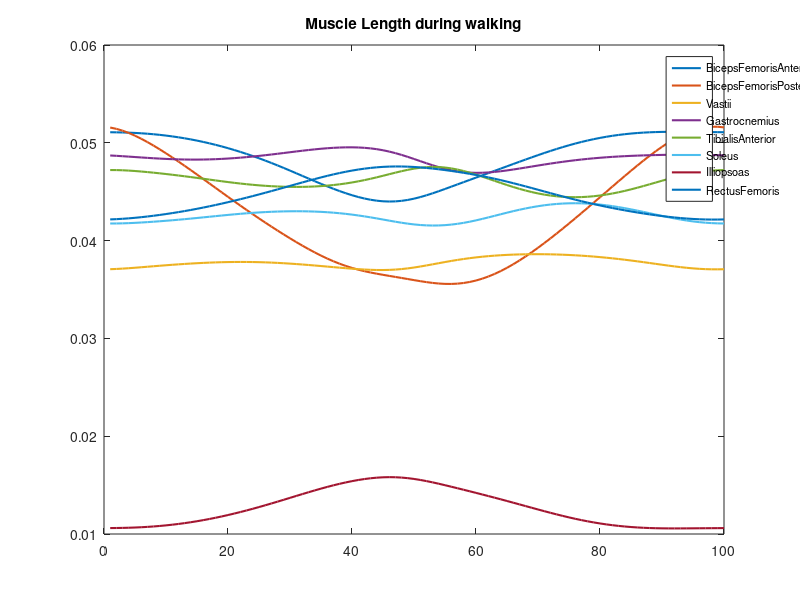
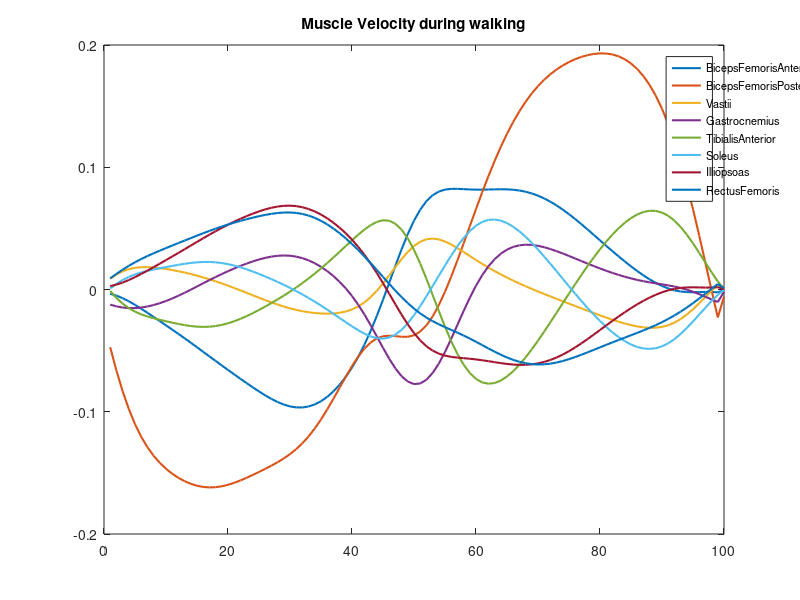

Here is the MATLAB script that generated these plots, in order:
function Plot_muscle()
% Plot muscle length and velocity during walking
load('muscle.mat')

Plot_all = 1; % if Plot_all = 1 plot all muscle together, otherwise plot seperately.

num = length(muscle_name);
for i = 1:num
    muscle_name{i} = strrep(muscle_name{i},'LH_','');
end
Legend = cell(muscle_name);

%% plot muscle length
figure(1)
if Plot_all ==1
    for i = 1:num
        plot(muscle_length{i},'Linewidth',1.5)
        Legend{i} = muscle_name{i};
        hold on 
    end
    title('Muscle Length during walking')
    set(gcf,'Position',[50 100 700 500])
    legend(Legend,'FontSize',8,'Position',[0.5 0.4 0 0])    %In case you want show the legend
else
    for i = 1:num
        subplot(2,num/2,i)
        plot(muscle_length{i},'Linewidth',1.5)
        title(muscle_name{i},'FontSize',9)
    end
    set(gcf,'Position',[200 100 1200 500])
    suptitle('Muscle Length during walking')
end

%% plot muscle velocity
figure(2)
if Plot_all ==1
    for i = 1:num
        plot(muscle_velocity{i},'Linewidth',1.5)
        Legend{i} = muscle_name{i};
        hold on 
    end
    title('Muscle Velocity during walking')
    set(gcf,'Position',[800 100 700 500])
    legend(Legend,'FontSize',8,'Position',[0.77 0.25 0 0])    %In case you want show the legend
else
    for i = 1:num
        subplot(2,num/2,i)
        plot(muscle_velocity{i},'Linewidth',1.5)
        title(muscle_name{i},'FontSize',9)
    end
    set(gcf,'Position',[200 100 1200 500])
    suptitle('Muscle velocity during walking')
end

end